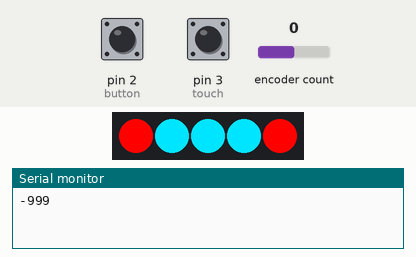
Bench run of a sketch on a simulated Arduino Leonardo, built with avr-gcc and run on an emulated ATmega32U4. Shown: 5 RGB LEDs in strip order, left to right, the last lines printed to the serial monitor. Inputs (shaded band) come from the test bench; at power-on: pin 2 (button) HIGH, pin 3 (touch) LOW, encoder count 0. USB keyboard and mouse output is not drawn.

Above: at 1.2 s.
1.3 s: pin 2 (button) pulled LOW for 1 s
At 3.1 s:
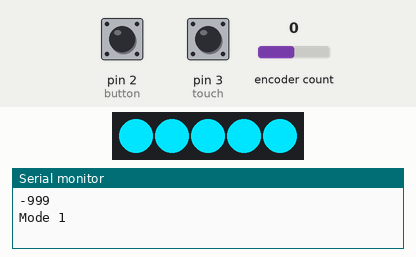
7.9 s: pin 2 (button) pulled LOW for 3.2 s
At 9.3 s:
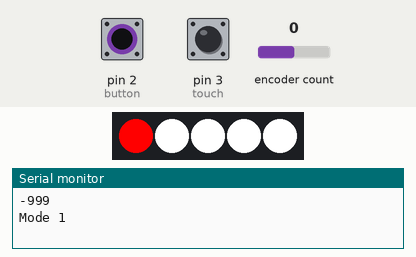
Timing chart, 0 to 12.6 s (numbered marks = the images above; inputs shaded):
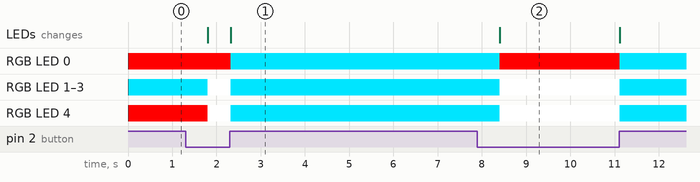

The sketch:

DialScrollNew.ino
```cpp
#include <JC_Button.h>
#define ENCODER_DO_NOT_USE_INTERRUPTS
#include <Encoder.h>
#include <FastLED.h>
#include <Keyboard.h>
#include <Mouse.h>
#define outputA 9
#define outputB 10
#define touch 3
#define button 2
#define NUM_LEDS 5
#define DATA_PIN 18


Encoder myEnc(outputA, outputB);
Button mb(button);

long buttonTimer = 0;
long longPressTime = 250;
boolean buttonActive = false;
boolean longPressActive = false;
CRGB leds[NUM_LEDS];
long position  = -999;


 void setup()
 {
   pinMode (outputA,INPUT);
   pinMode (outputB,INPUT);
   //pinMode (button, INPUT_PULLUP);

   Serial.begin (9600);
   Keyboard.begin();
   Mouse.begin();
   mb.begin();
   FastLED.addLeds<WS2812B, DATA_PIN, GRB>(leds, NUM_LEDS);
     leds[0] = CRGB::Red;
     FastLED.show();
     leds[4] = CRGB::Red;
     FastLED.show();
     leds[1] = CRGB(0,229,255);
     FastLED.show();
     leds[2] = CRGB(0,229,255);
     FastLED.show();
     leds[3] = CRGB(0,229,255);
     FastLED.show();
 }


 int msl()
 {
   int juna = -999, n = 0, nava;
   for(int i = 0; i<=4; i++)
   {
     leds[i] = CRGB::White;
   }
   while(1)
   {
     mb.read();
     if(mb.isPressed())
     {
       nava = myEnc.read();

       if(nava != juna)
       {
         if(nava > juna) n++;
         else if(nava < juna) n--;

         juna = nava;

         if(n > 5 ) n = 1;
         else if(n < 1) n = 5;
       }

       for(int i = 1; i <= 5; i++)
       {
         if(i == n)
         { leds[i-1] = CRGB::Red; FastLED.show(); }
         else
         { leds[i-1] = CRGB::White; FastLED.show(); }
       }
     }

     else  break;
   }
   //Serial.println(n);
   return n;
 }


 void loop()
 {
   int x;
   mb.read();
   if(mb.pressedFor(500))
   {
     x = msl();
   }

   switch(x)
   {
     case 1:
     Serial.println("Mode 1");
     for(int i = 0; i <= 4; i++)
     { leds[i] = CRGB(0,229,255); FastLED.show(); }
     delay(200);
     break;

     case 2:
     Serial.println("Mode 2");
     for(int i = 0; i <= 4; i++)
     { leds[i] = CRGB(118,255,3); FastLED.show(); }
     delay(200);
     break;

     case 3:
     Serial.println("Mode 3");
     for(int i = 0; i <= 4; i++)
     { leds[i] = CRGB(255,145,0); FastLED.show(); }
     delay(200);
     break;

     case 4:
     Serial.println("Mode 4");
     for(int i = 0; i <= 4; i++)
     { leds[i] = CRGB(245,0,87); FastLED.show(); }
     delay(200);
     break;

     case 5:
     Serial.println("Mode 5");
     for(int i = 0; i <= 4; i++)
     { leds[i] = CRGB(156,39,176); FastLED.show(); }
     delay(200);
     break;
   }


   long newPos = myEnc.read();
   if (newPos != position)
   {

    //Serial.println(position);


     if(newPos>position)
     {
     Keyboard.press(KEY_DOWN_ARROW);
     Keyboard.releaseAll();
     }

     else if(newPos<position)
     {
     Keyboard.press(KEY_UP_ARROW);
     Keyboard.releaseAll();
     }
    Serial.println(position);
    position = newPos;
   }


//---------------------------------------//
//-------------Read Touch----------------//
//-------------------------------------- //


  if (digitalRead(touch) == HIGH)
  {
      if (buttonActive == false)
      {

      buttonActive = true;
      buttonTimer = millis();

      }

      if ((millis() - buttonTimer > longPressTime) && (longPressActive == false))
      {

        longPressActive = true;
        Serial.println("Long Press");
        while(1)
        {
         long newPos = myEnc.read();
         if (newPos != position)
         {
           if(newPos>position)
           {
              // Remote.decrease();
              // Remote.clear();
               Serial.println(" VI");
           }

           else if(newPos<position)
           {
              // Remote.increase();
             //  Remote.clear();
               Serial.println(" VD");
           }

          position = newPos;
         }

         if (digitalRead(touch) == LOW)
         break;

      }//while

     }//if millis

  } //if button

  else

  {

      if (buttonActive == true)
      {

          if (longPressActive == true)
          {
            longPressActive = false;
            Serial.println("Press End");
          }

          else
          {
            Mouse.click();
            Mouse.release();
            Serial.println("Click");
          }

       buttonActive = false;

     }

  } //else*/


}//end loop
```

Measured:
- after the input at 1.3 s, RGB LED 0: RGB(255, 0, 0) → RGB(0, 229, 255) after 1.0 s; RGB LED 1–3: RGB(0, 229, 255) → RGB(255, 255, 255) after 0.50 s, → RGB(0, 229, 255) 0.52 s later; RGB LED 4: RGB(255, 0, 0) → RGB(255, 255, 255) after 0.50 s, → RGB(0, 229, 255) 0.52 s later; the LEDs: first change after 0.50 s (image 1 shows a later state)
- after the input at 7.9 s, RGB LED 0: RGB(0, 229, 255) → RGB(255, 0, 0) after 0.50 s, → RGB(0, 229, 255) 2.7 s later; RGB LED 1–4: RGB(0, 229, 255) → RGB(255, 255, 255) after 0.50 s, → RGB(0, 229, 255) 2.7 s later; the LEDs: change after 0.50 s (image 2)
